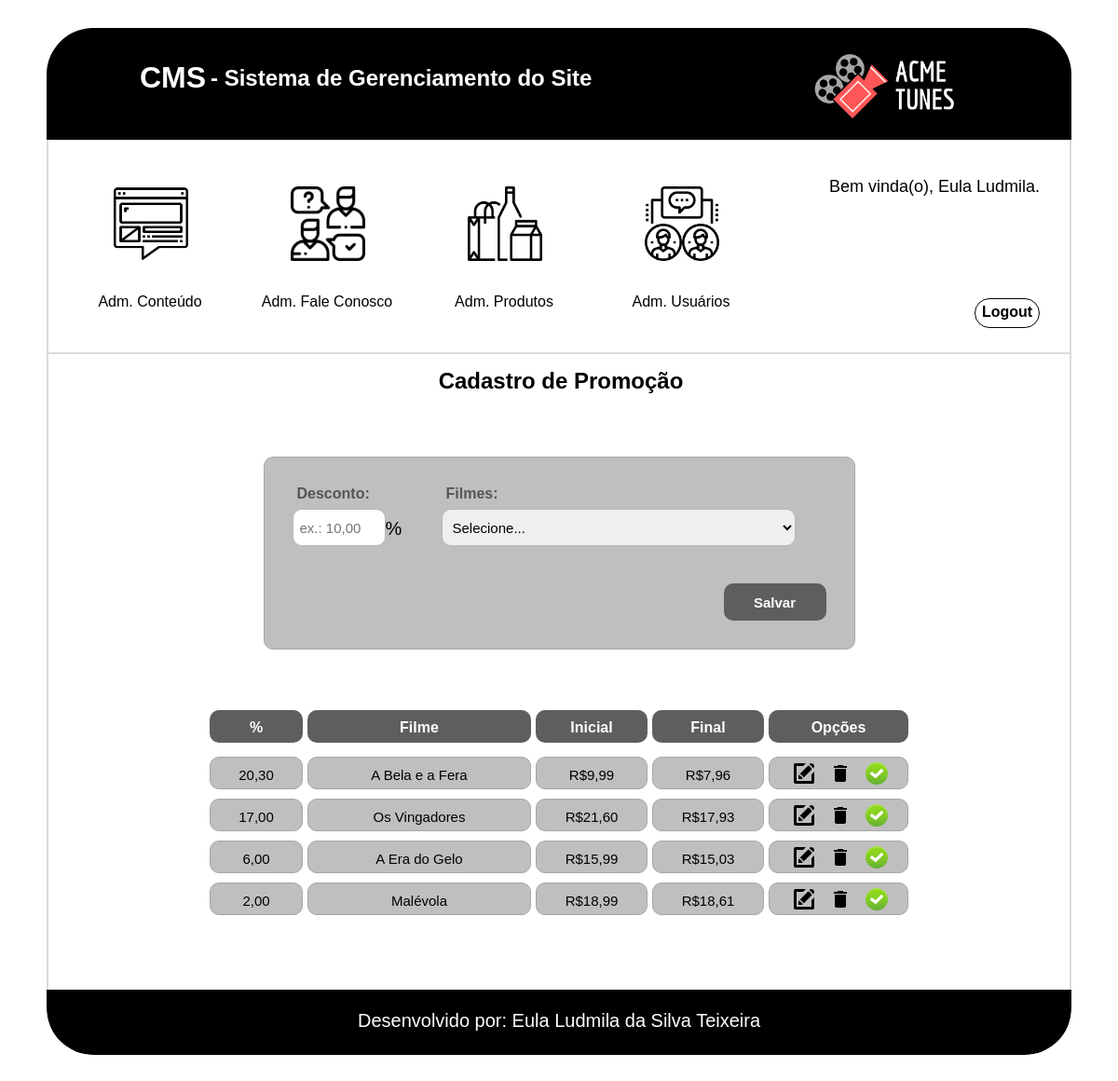
/cms/promocao.php (signed in), run on the app's committed database.
### tables this page shows
CREATE TABLE `tbl_promocao` (
  `cod_promocao` int(11) NOT NULL AUTO_INCREMENT,
  `porcentagem` decimal(7,2) NOT NULL,
  `ativo` tinyint(1) NOT NULL DEFAULT '0',
  `cod_produto_filme` int(11) NOT NULL,
  PRIMARY KEY (`cod_promocao`),
  KEY `fk_promocao_cod_produto_filme_idx` (`cod_produto_filme`),
  CONSTRAINT `fk_promocao_cod_produto_filme` FOREIGN KEY (`cod_produto_filme`) REFERENCES `tbl_produto_filme` (`cod_produto_filme`)
);

CREATE TABLE `tbl_produto_filme` (
  `cod_produto_filme` int(11) NOT NULL AUTO_INCREMENT,
  `nome_filme` varchar(255) NOT NULL,
  `lancamento` date NOT NULL,
  `tempo` varchar(45) NOT NULL,
  `preco` decimal(8,2) NOT NULL,
  `foto` varchar(255) NOT NULL,
  `descricao` mediumtext NOT NULL,
  `imagem_slide` varchar(255) DEFAULT NULL,
  `ativo_filme_mes` tinyint(1) NOT NULL DEFAULT '0',
  `ativo_filme` tinyint(1) NOT NULL DEFAULT '0',
  `cod_classificacao` int(11) NOT NULL,
  PRIMARY KEY (`cod_produto_filme`),
  KEY `fk_produto_filme_cod_classificacao_idx` (`cod_classificacao`),
  CONSTRAINT `fk_produto_filme_cod_classificacao` FOREIGN KEY (`cod_classificacao`) REFERENCES `tbl_classificacao` (`cod_classificacao`)
);

### cms/promocao.php (the view, shortened to what this page needs)
<?php
    $conexao = conexaoMysql();
    $botao = "Salvar";
    $porcentagem = null;
    $cod_produto_filme = 0;
    $img = "img/cancel.png";
    $legenda = "Desativado";
    $modo = null;
?>
<!doctype html>
<html>
    <head>
        <link href="css/promocao.css" type="text/css" rel="stylesheet">
        <link href="css/formatacao.css" type="text/css" rel="stylesheet">
        <link href="css/cabecalho_menu_adm.css" type="text/css" rel="stylesheet">
        <link href="css/rodape.css" type="text/css" rel="stylesheet">
    </head>
    <body>
        <div id="caixa_conteudo">
            <div id="conteudo" class="center">
                <?php include('cabecalho_menu_adm.php')?>
                <div class="itens">
                    <div class="titulo_promocao"><h2>Cadastro de Promoção</h2></div>
                    <div class="cadastro_promocao center">
                        <form action="promocao.php" method="post" name="frm_promocao">
                            <div class="form_promocao">
                                <div class="form_texto_promocao">
                                    <label>Desconto:</label>
                                </div>
                                <div class="form_caixa_promocao">
                                    <input name="txt_promocao" id="txt-preco" class="txtPromocao" type="text" value="<?php echo($porcentagem)?>" onkeypress="return ValidarPromocao(event);" onkeyup="return mascaraPreco()" required placeholder="ex.: 10,00" maxlength="6" autocomplete="off">
                                </div>
                            </div>
                            <span class="porcentagem">%</span>
                            <div class="form_filmes">
                                <div class="form_texto_promocao">
                                    <label>Filmes:</label>
                                </div>
                                <div class="form_caixa_promocao">
                                    <select name="slt_filmes" class="txtFilmes" required>
                                        <?php
                                            if($modo == 'buscar'){
                                        ?>
                                        <option value="<?php echo($cod_produto_filme)?>"><?php echo($produto_filme)?></option>
                                        <?php
                                            }else{
                                        ?>
                                        <option value="">Selecione...</option>
                                      <?php
                                            }
                                      ?>
                                    </select>
                                </div>
                            </div>
                            <div class="botao_form">
                                <input type="submit" name="btnEnviar" class="form_btn" value="<?php echo($botao)?>">
                            </div>
                        </form>
                    </div>
                    <div class="tabela center">
                        <div class="linha_titulo">
                            <div class="titulo_form">
                                <h4>%</h4>
                            </div>
                            <div class="titulo_filme">
                                <h4>Filme</h4>
                            </div>
                            <div class="titulo_preco_inicio">
                                <h4>Inicial</h4>
                            </div>
                            <div class="titulo_preco_fim">
                                <h4>Final</h4>
                            </div>
                            <div class="titulo_opcoes">
                                <h4>Opções</h4>
                            </div>
                        </div>
                        <?php
                          $sql = "SELECT tbl_produto_filme.*, tbl_promocao.*,
                                  (SELECT round(tbl_produto_filme.preco-(tbl_produto_filme.preco*tbl_promocao.porcentagem/100),2)) AS preco_final
                                  FROM tbl_produto_filme INNER JOIN tbl_promocao
                                  ON tbl_produto_filme.cod_produto_filme=tbl_promocao.cod_produto_filme";
                          $select = mysqli_query($conexao,$sql);
                          while($rspromocao = mysqli_fetch_array($select)){
                            $preco = str_replace(".",",", $rspromocao['preco']);
                            $precoFinal = str_replace(".",",", $rspromocao['preco_final']);
                            $porcentagem = str_replace(".",",", $rspromocao['porcentagem']);
                            if($rspromocao['ativo'] == 1){
                              $img = "img/ok.png";
                              $legenda = "Ativado";
                            }elseif($rspromocao['ativo'] == 0){
                              $img = "img/cancel.png";
                              $legenda = "Desativado";
                            }
                        ?>
                        <div class="informacoes_form">
                            <div class="linha_informacao">
                                <span><?php echo($porcentagem)?></span>
                            </div>
                            <div class="linha_filme">
                                <span><?php echo($rspromocao['nome_filme'])?></span>
                            </div>
                            <div class="linha_preco_inicio">
                                <span><?php echo("R$".$preco)?></span>
                            </div>
                            <div class="linha_preco_fim">
                                <span><?php echo("R$".$precoFinal)?></span>
                            </div>
                            <div class="linha_botao">
                                <figure class="editar">
                                    <a href="promocao.php?modo=buscar&id=<?php echo($rspromocao['cod_promocao'])?>">
                                        <img src="img/iconfinder_new-24_103173.png" alt="Editar" title="Editar" class="botao">
                                    </a>
                                </figure>
                                <figure class="excluir">
                                    <a href="promocao.php?modo=excluir&id=<?php echo($rspromocao['cod_promocao'])?>">
                                        <img src="img/ic_delete.png" alt="Excluir" title="Excluir" class="botao " onclick="return confirm('Tem certeza que deseja excluir?')">
                                    </a>
                                </figure>
                                <figure class="desativar">
                                    <a href="promocao.php?ativo=<?php echo($rspromocao['ativo'])?>&id=<?php echo($rspromocao['cod_promocao'])?>&produto=<?php echo($rspromocao['cod_produto_filme'])?>">
                                        <img src="<?php echo($img)?>" alt="<?php echo($legenda)?>" title="<?php echo($legenda)?>" class="botao">
                                    </a>
                                </figure>
                            </div>
                        </div>
                        <?php
                          }
                        ?>
                    </div>
                </div>
                <?php include('rodape.php')?>
            </div>
        </div>
    </body>
</html>

### cms/css/formatacao.css (style rules this page uses)
p, h1,h2,h3,h4,li,ul,figure,body { margin: 0; padding: 0; }
.center { margin-left: auto; margin-right: auto; }
body { font-family: Helvetica; box-sizing: border-box; }
a { text-decoration: none; color: #000000; }

### data on the page
tbl_promocao: porcentagem "20,30", cod_produto_filme.nome_filme "A Bela e a Fera", cod_produto_filme.preco "9,99", precoFinal "7,96"
tbl_promocao: porcentagem "17,00", cod_produto_filme.nome_filme "Os Vingadores", cod_produto_filme.preco "21,60", precoFinal "17,93"
tbl_promocao: porcentagem "6,00", cod_produto_filme.nome_filme "A Era do Gelo", cod_produto_filme.preco "15,99", precoFinal "15,03"
tbl_promocao: porcentagem "2,00", cod_produto_filme.nome_filme "Malévola", cod_produto_filme.preco "18,99", precoFinal "18,61"

### other printed values
$_SESSION['nome'] "Eula Ludmila"
